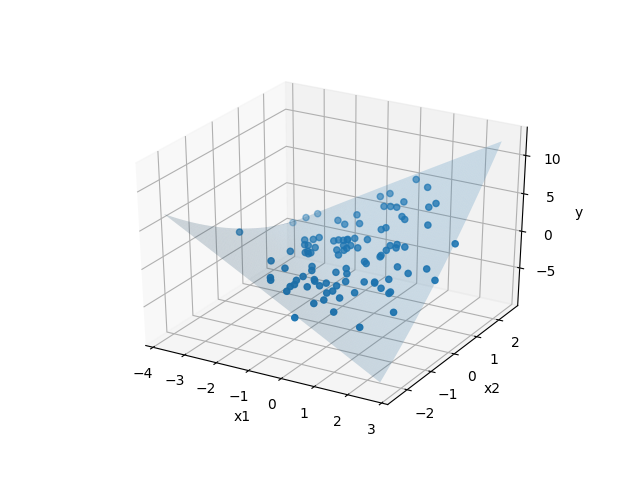

This chart was generated by the following Python code:
import pandas as pd
from pandas import DataFrame
import matplotlib.pyplot as plt
from mpl_toolkits.mplot3d import Axes3D
import scipy.linalg
import scipy.optimize as optimize
from scipy.optimize import curve_fit
import numpy as np
from matplotlib import cm
import pandas_profiling

data = pd.read_csv("Homework#0/Problem1/hw0_p1.csv")

# generate a little basic for serious exploratory data analysis using pandas_profiling
profile = data.profile_report(title='Pandas Profiling Report')
profile.to_file(output_file="output.html")

data = np.array(data.values.tolist())
x1 = data[:,0]
x2 = data[:,1]
y = data[:,2]

# best-fit quadratic surface
A = np.c_[np.ones(data.shape[0]), data[:,:2], np.prod(data[:,:2], axis=1), data[:,:2]**2]
C, _, _, _ = scipy.linalg.lstsq(A, y)
print("Estimated Surface Function: y=({})+({}*x1)+({}*x2)+({}*x1x2)+({}*x1^2)+({}*x2^2)".format(C[0], C[1], C[2], C[3], C[4], C[5]))

# regular grid covering the domain of the data
X, Y = np.meshgrid(np.arange(x1.min(), x1.max(), 0.05), np.arange(x2.min(), x2.max(), 0.05))
XX = X.flatten()
YY = Y.flatten()
Z = np.dot(np.c_[np.ones(XX.shape), XX, YY, XX*YY, XX**2, YY**2], C).reshape(X.shape)

# draw surface
ax = plt.figure().gca(projection='3d')
ax.plot_surface(X, Y, Z, rstride=1, cstride=1, alpha=0.2)
ax.scatter(x1, x2, y)
ax.set_xlabel('x1')
ax.set_ylabel('x2')
ax.set_zlabel('y')
plt.savefig("Homework#0/Problem1/data_pattern.png")

# calculate the correlation between estimated curve and original scatter points
pre_y = np.dot(np.c_[np.ones(data.shape[0]), x1, x2, x1*x2, x1**2, x2**2], C)
data = pd.read_csv("Homework#0/Problem1/hw0_p1.csv")
print("The correlation between the surface fitting model using the least squares method and y is: ", data['y'].corr(pd.Series(data=pre_y)))
